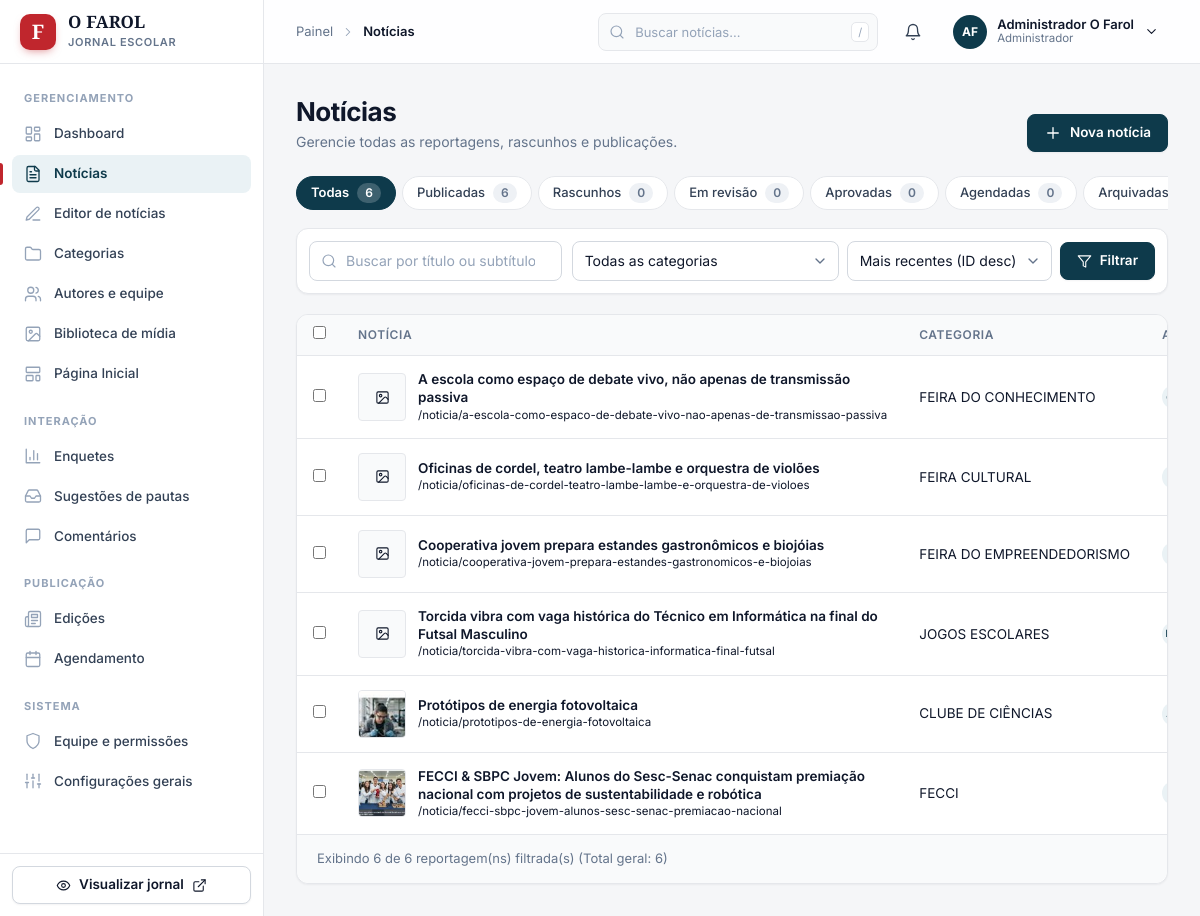
/admin/noticias.php (signed in), run on the app's committed database.
### tables this page shows
CREATE TABLE `noticias` (
  `id` INT AUTO_INCREMENT PRIMARY KEY,
  `categoria_id` INT NOT NULL,
  `edicao_id` INT NULL,
  `titulo` VARCHAR(255) NOT NULL,
  `subtitulo` TEXT NULL,
  `slug` VARCHAR(255) NOT NULL UNIQUE,
  `chapeu` VARCHAR(80) NULL,  
  `conteudo` LONGTEXT NOT NULL,
  `citacao_destaque` TEXT NULL,  
  `citacao_autor` VARCHAR(150) NULL,
  `imagem_capa` VARCHAR(255) NULL,
  `legenda_capa` TEXT NULL,
  `credito_foto` VARCHAR(150) NULL,
  `tempo_leitura` INT NOT NULL DEFAULT 3,  
  `professor_orientador` VARCHAR(150) NULL,  
  `status` ENUM('rascunho', 'revisao', 'aprovado', 'agendado', 'publicado', 'arquivado') NOT NULL DEFAULT 'publicado',
  `agendado_para` DATETIME NULL,
  `publicado_em` DATETIME NULL,
  `posicao_homepage` ENUM('nenhuma', 'manchete_hero', 'ciencia_tecnica', 'jogos_esportes', 'cultura_empreendedorismo', 'coluna_opiniao') NOT NULL DEFAULT 'nenhuma',
  `ordem_home` INT NOT NULL DEFAULT 0,
  `visualizacoes` INT NOT NULL DEFAULT 0,
  `meta_keywords` VARCHAR(255) NULL,
  `meta_description` TEXT NULL,
  `criado_por` INT NULL,
  `editando_por` INT NULL,
  `editando_em` DATETIME NULL,
  `criado_em` TIMESTAMP DEFAULT CURRENT_TIMESTAMP,
  `atualizado_em` TIMESTAMP DEFAULT CURRENT_TIMESTAMP ON UPDATE CURRENT_TIMESTAMP,
  FOREIGN KEY (`categoria_id`) REFERENCES `categorias`(`id`) ON DELETE CASCADE,
  FOREIGN KEY (`edicao_id`) REFERENCES `edicoes`(`id`) ON DELETE SET NULL,
  FOREIGN KEY (`criado_por`) REFERENCES `usuarios`(`id`) ON DELETE SET NULL,
  FOREIGN KEY (`editando_por`) REFERENCES `usuarios`(`id`) ON DELETE SET NULL,
  INDEX `idx_slug` (`slug`),
  INDEX `idx_status_pub` (`status`, `publicado_em`),
  INDEX `idx_home` (`posicao_homepage`)
);

CREATE TABLE `categorias` (
  `id` INT AUTO_INCREMENT PRIMARY KEY,
  `nome` VARCHAR(80) NOT NULL,
  `slug` VARCHAR(100) NOT NULL UNIQUE,
  `descricao` VARCHAR(255) NULL,
  `cor` VARCHAR(30) DEFAULT '#b91c1c',  
  `ordem` INT NOT NULL DEFAULT 0,
  `no_menu` TINYINT(1) NOT NULL DEFAULT 1,
  `ativo` TINYINT(1) NOT NULL DEFAULT 1,
  `criado_em` TIMESTAMP DEFAULT CURRENT_TIMESTAMP
);

### includes/functions.php (called while the page is built, shortened)
<?php
function e(?string $string): string {
    return htmlspecialchars((string)$string, ENT_QUOTES, 'UTF-8');
}

### admin/noticias.php (the view, shortened to what this page needs)
<?php
require_once __DIR__ . '/header.php';
$pdo = getDBConnection();
$status_filter = $_GET['status'] ?? 'todas';
$autor_filter = trim($_GET['autor'] ?? '');
$categoria_filter = (int)($_GET['categoria'] ?? 0);
$search_query = trim($_GET['q'] ?? '');
$order_by = $_GET['ordem'] ?? 'id_desc';
$pagina = max(1, (int)($_GET['pagina'] ?? 1));
$itens_por_pagina = 15;
$erro_carga = '';
$counts = ['todas' => 0, 'publicadas' => 0, 'rascunhos' => 0, 'revisao' => 0, 'aprovadas' => 0, 'agendadas' => 0, 'arquivadas' => 0];
if ($pdo) {
    try {
        $stmtTot = $pdo->query("SELECT status, COUNT(*) as qtd FROM noticias GROUP BY status");
        $bdCounts = $stmtTot->fetchAll();
        $totalAll = 0;
        foreach ($bdCounts as $bc) {
            $st = $bc['status'];
            $qtd = (int)$bc['qtd'];
            $totalAll += $qtd;
            if ($st === 'publicado') $counts['publicadas'] = $qtd;
            elseif ($st === 'rascunho') $counts['rascunhos'] = $qtd;
            elseif ($st === 'revisao') $counts['revisao'] = $qtd;
            elseif ($st === 'aprovado') $counts['aprovadas'] = $qtd;
            elseif ($st === 'agendado') $counts['agendadas'] = $qtd;
            elseif ($st === 'arquivado') $counts['arquivadas'] = $qtd;
        }
        $counts['todas'] = $totalAll;
    } catch (Exception $e) {
        $erro_carga = $erro_carga ?: $e->getMessage();
    }
}
$noticias = [];
$total_filtrado = 0;
if ($pdo) {
    try {
        $where = "1=1";
        $params = [];
        $stmtCount = $pdo->prepare("SELECT COUNT(*) FROM noticias n WHERE $where");
        $stmtCount->execute($params);
        $total_filtrado = (int)$stmtCount->fetchColumn();
        $offset = ($pagina - 1) * $itens_por_pagina;
        $sqlOrder = match($order_by) {
            'id_asc' => 'n.id ASC',
            'views_desc' => 'n.visualizacoes DESC, n.id DESC',
            'titulo_asc' => 'n.titulo ASC',
            default => 'n.id DESC'
        };
        $stmt = $pdo->prepare("SELECT n.*, c.nome as categoria_nome,
                               COALESCE((SELECT GROUP_CONCAT(a.nome SEPARATOR ', ') FROM autores a JOIN noticia_autores na ON a.id = na.autor_id WHERE na.noticia_id = n.id), 'Redação') as autores_nomes,
                               (SELECT COUNT(*) FROM noticia_notas nn WHERE nn.noticia_id = n.id AND nn.status_resolvido = 0) as notas_pendentes
                               FROM noticias n
                               JOIN categorias c ON n.categoria_id = c.id
                               WHERE $where
                               ORDER BY $sqlOrder
                               LIMIT $itens_por_pagina OFFSET $offset");
        $stmt->execute($params);
        $bdNews = $stmt->fetchAll();
        foreach ($bdNews as $bn) {
            $pendencias = [];
            if (empty(trim((string)$bn['imagem_capa']))) $pendencias[] = 'Sem capa';
            if ($bn['autores_nomes'] === 'Redação') $pendencias[] = 'Sem autor discente';
            $noticias[] = [
                'id' => (int)$bn['id'],
                'titulo' => $bn['titulo'],
                'categoria_nome' => $bn['categoria_nome'],
                'autor_nome' => $bn['autores_nomes'],
                'status' => $bn['status'],
                'data' => ui_date($bn['publicado_em'] ?? $bn['criado_em'] ?? null),
                'foto' => $bn['imagem_capa'] ?? '',
                'slug' => $bn['slug'],
                'visualizacoes' => (int)($bn['visualizacoes'] ?? 0),
                'pendencias' => $pendencias
            ];
        }
    } catch (Exception $e) {
        $erro_carga = $erro_carga ?: $e->getMessage();
    }
}
$tem_filtro = ($search_query !== '' || $categoria_filter > 0 || $autor_filter !== '' || $status_filter !== 'todas');
$tabs = [
    'todas' => 'Todas', 'publicadas' => 'Publicadas', 'rascunhos' => 'Rascunhos', 'revisao' => 'Em revisão',
    'aprovadas' => 'Aprovadas', 'agendadas' => 'Agendadas', 'arquivadas' => 'Arquivadas'
];
$qs_base = ['q' => $search_query, 'categoria' => $categoria_filter ?: '', 'autor' => $autor_filter, 'ordem' => $order_by];
?>
<?= ui_page_header('Notícias', 'Gerencie todas as reportagens, rascunhos e publicações.',
    '<a href="' . BASE_URL . '/admin/editor.php" class="btn btn--primary">' . ui_icon('plus') . ' Nova notícia</a>') ?>
<nav class="tabs" aria-label="Filtrar por status">
  <?php foreach ($tabs as $chave => $rotulo): ?>
    <a href="?<?= e(http_build_query(array_filter(array_merge($qs_base, ['status' => $chave, 'pagina' => 1]), static fn($v) => $v !== '' && $v !== null))) ?>"
       class="tab <?= $status_filter === $chave ? 'is-active' : '' ?>">
      <?= e($rotulo) ?> <span class="tab__count"><?= (int)$counts[$chave] ?></span>
    </a>
  <?php endforeach; ?>
</nav>
<form method="GET" action="" class="card toolbar" style="flex-wrap:wrap;gap:10px">
  <div class="input-icon" style="flex:1;min-width:220px">
    <input type="search" name="q" value="<?= e($search_query) ?>" placeholder="Buscar por título ou subtítulo…" class="input" aria-label="Buscar notícias">
  </div>
  <div class="toolbar__group" style="flex-wrap:wrap;gap:8px">
    <select name="categoria" class="select" aria-label="Filtrar por categoria" onchange="this.form.submit()">
      <option value="">Todas as categorias</option>
    </select>
    <select name="ordem" class="select" aria-label="Ordenar por" onchange="this.form.submit()">
      <option value="id_desc" <?= $order_by === 'id_desc' ? 'selected' : '' ?>>Mais recentes (ID desc)</option>
    </select>
    <button type="submit" class="btn btn--primary"><?= ui_icon('filter', 'ic--sm') ?> Filtrar</button>
  </div>
</form>
<form method="POST" action="" id="form-noticias-lote">
  <div class="card card--flush">
    <?php if (empty($noticias)): ?>
      <?php if ($tem_filtro): ?>
        <?= ui_empty('search', 'Nenhuma notícia encontrada', 'Nenhum resultado para os filtros aplicados. Tente outros termos ou limpe os filtros.',
            '<a href="' . BASE_URL . '/admin/noticias.php" class="btn">Limpar filtros</a>') ?>
      <?php else: ?>
        <?= ui_empty('news', 'Nenhuma notícia cadastrada', 'Crie a primeira reportagem do jornal.',
            '<a href="' . BASE_URL . '/admin/editor.php" class="btn btn--primary">' . ui_icon('plus') . ' Nova notícia</a>') ?>
      <?php endif; ?>
    <?php else: ?>
      <div class="tbl-wrap">
        <table class="tbl">
          <thead>
            <tr>
              <th style="width:36px;text-align:center"><input type="checkbox" id="check-all" aria-label="Selecionar todas"></th>
              <th>Notícia</th>
              <th>Categoria</th>
              <th>Autores</th>
            </tr>
          </thead>
          <tbody>
            <?php foreach ($noticias as $item): ?>
              <tr>
                <td style="text-align:center">
                  <input type="checkbox" name="selecionados[]" value="<?= $item['id'] ?>" class="item-check">
                </td>
                <td>
                  <div class="cell">
                    <?php if (!empty($item['foto'])): ?>
                      <img src="<?= BASE_URL ?>/<?= e((string)$item['foto']) ?>" alt="" class="thumb" loading="lazy" style="width:48px;height:48px;border-radius:4px;object-fit:cover">
                    <?php else: ?>
                      <div class="thumb" style="width:48px;height:48px;border-radius:4px;background:var(--surface-2);display:flex;align-items:center;justify-content:center;color:var(--text-muted)">
                        <?= ui_icon('image', 'ic--sm') ?>
                      </div>
                    <?php endif; ?>
                    <div style="min-width:0">
                      <a href="<?= BASE_URL ?>/admin/editor.php?id=<?= (int)$item['id'] ?>" class="cell__title clamp-2" style="font-weight:600"><?= e($item['titulo']) ?></a>
                      <div class="cell__meta truncate-1" style="font-size:11.5px;color:var(--text-muted)">/noticia/<?= e($item['slug']) ?></div>
                    </div>
                  </div>
                </td>
                <td class="t-nowrap"><?= e($item['categoria_nome']) ?></td>
                <td class="t-nowrap">
                  <div class="cell"><span class="avatar avatar--sm avatar--soft"><?= e(ui_initials($item['autor_nome'])) ?></span><?= e($item['autor_nome']) ?></div>
                </td>
              </tr>
            <?php endforeach; ?>
          </tbody>
        </table>
      </div>
      <div class="card__foot" style="display:flex;justify-content:space-between;align-items:center;flex-wrap:wrap;gap:10px">
        <div style="font-size:13px;color:var(--text-muted)">
          Exibindo <?= count($noticias) ?> de <?= $total_filtrado ?> reportagem(ns) filtrada(s) (Total geral: <?= (int)$counts['todas'] ?>)
        </div>
      </div>
    <?php endif; ?>
  </div>
</form>
<?php require_once __DIR__ . '/footer.php'; ?>

### admin/ui.php (shortened to what this page needs)
<?php
function ui_icon(string $name, string $class = ''): string
{
    $inner = $paths[$name] ?? $paths['news'];
    $cls = trim('ic ' . $class);
    return '<svg class="' . htmlspecialchars($cls, ENT_QUOTES, 'UTF-8') . '" viewBox="0 0 24 24" fill="none" stroke="currentColor" stroke-width="1.75" stroke-linecap="round" stroke-linejoin="round" aria-hidden="true">' . $inner . '</svg>';
}
function ui_page_header(string $title, string $subtitle = '', string $actions = ''): string
{
    $html = '<div class="page-head"><div><h1>' . htmlspecialchars($title, ENT_QUOTES, 'UTF-8') . '</h1>';
    if ($subtitle !== '') {
        $html .= '<p>' . htmlspecialchars($subtitle, ENT_QUOTES, 'UTF-8') . '</p>';
    }
    $html .= '</div>';
    if ($actions !== '') {
        $html .= '<div class="page-head__actions">' . $actions . '</div>';
    }
    return $html . '</div>';
}
function ui_date(?string $datetime, bool $withTime = true): string
{
    $ts = $datetime ? strtotime($datetime) : false;
    return date($withTime ? 'd/m/Y H:i' : 'd/m/Y', $ts);
}

### assets/css/main.css (style rules this page uses)
*,:after,:before { --tw-border-spacing-x:0;--tw-border-spacing-y:0;--tw-translate-x:0;--tw-translate-y:0;--tw-rotate:0;--tw-skew-x:0;--tw-skew-y:0;--tw-scale-x:1;--tw-scale-y:1;--tw-pan-x: ;--tw-pan-y: ;--tw-pinch-zoom: ;--tw-scroll-snap-strictness:proximity;--tw-gradient-from-position: ;--tw-gradient-via-position: ;--tw-gradient-to-position: ;--tw-ordinal: ;--tw-slashed-zero: ;--tw-numeric-figure: ;--tw-numeric-spacing: ;--tw-numeric-fraction: ;--tw-ring-inset: ;--tw-ring-offset-width:0px;--tw-ring-offset-color:#fff;--tw-ring-color:rgba(59,130,246,.5);--tw-ring-offset-shadow:0 0 #0000;--tw-ring-shadow:0 0 #0000;--tw-shadow:0 0 #0000;--tw-shadow-colored:0 0 #0000;--tw-blur: ;--tw-brightness: ;--tw-contrast: ;--tw-grayscale: ;--tw-hue-rotate: ;--tw-invert: ;--tw-saturate: ;--tw-sepia: ;--tw-drop-shadow: ;--tw-backdrop-blur: ;--tw-backdrop-brightness: ;--tw-backdrop-contrast: ;--tw-backdrop-grayscale: ;--tw-backdrop-hue-rotate: ;--tw-backdrop-invert: ;--tw-backdrop-opacity: ;--tw-backdrop-saturate: ;--tw-backdrop-sepia: ;--tw-contain-size: ;--tw-contain-layout: ;--tw-contain-paint: ;--tw-contain-style: }
*,:after,:before { box-sizing:border-box;border:0 solid #e5e7eb }
:after,:before { --tw-content:"" }
:host,html { line-height:1.5;-webkit-text-size-adjust:100%;-moz-tab-size:4;-o-tab-size:4;tab-size:4;font-family:Inter,system-ui,-apple-system,sans-serif;font-feature-settings:normal;font-variation-settings:normal;-webkit-tap-highlight-color:transparent }
body { margin:0;line-height:inherit }
h1,h2,h3,h4,h5,h6 { font-size:inherit;font-weight:inherit }
a { color:inherit;text-decoration:inherit }
table { text-indent:0;border-color:inherit;border-collapse:collapse }
button,input,optgroup,select,textarea { font-family:inherit;font-feature-settings:inherit;font-variation-settings:inherit;font-size:100%;font-weight:inherit;line-height:inherit;letter-spacing:inherit;color:inherit;margin:0;padding:0 }
button,select { text-transform:none }
button,input:where([type=button]),input:where([type=reset]),input:where([type=submit]) { -webkit-appearance:button;background-color:transparent;background-image:none }
[type=search] { -webkit-appearance:textfield;outline-offset:-2px }
blockquote,dd,dl,figure,h1,h2,h3,h4,h5,h6,hr,p,pre { margin:0 }
input::placeholder,textarea::placeholder { opacity:1;color:#9ca3af }
[role=button],button { cursor:pointer }
audio,canvas,embed,iframe,img,object,svg,video { display:block;vertical-align:middle }
img,video { max-width:100%;height:auto }
body { background-color:#f5f3ec;color:#111827;font-family:Inter,system-ui,-apple-system,sans-serif;-webkit-font-smoothing:antialiased }
.font-editorial,h1,h2,h3,h4 { font-family:Playfair Display,Georgia,serif }

### data on the page
noticias: id "6", titulo "A escola como espaço de debate vivo, não apenas de transmissão passiva", slug "a-escola-como-espaco-de-debate-vivo-nao-apenas-de-transmissao-passiva", categoria.nome "FEIRA DO CONHECIMENTO"
noticias: titulo "Oficinas de cordel, teatro lambe-lambe e orquestra de violões", slug "oficinas-de-cordel-teatro-lambe-lambe-e-orquestra-de-violoes", categoria.nome "FEIRA CULTURAL"
noticias: titulo "Cooperativa jovem prepara estandes gastronômicos e biojóias", slug "cooperativa-jovem-prepara-estandes-gastronomicos-e-biojoias", categoria.nome "FEIRA DO EMPREENDEDORISMO"
noticias: titulo "Torcida vibra com vaga histórica do Técnico em Informática na final do Futsal Masculino", slug "torcida-vibra-com-vaga-historica-informatica-final-futsal", categoria.nome "JOGOS ESCOLARES"
noticias: imagem_capa (picture), titulo "Protótipos de energia fotovoltaica", slug "prototipos-de-energia-fotovoltaica", categoria.nome "CLUBE DE CIÊNCIAS"
noticias: imagem_capa (picture), titulo "FECCI & SBPC Jovem: Alunos do Sesc-Senac conquistam premiação nacional com projetos de sustentabilidade e robótica", slug "fecci-sbpc-jovem-alunos-sesc-senac-premiacao-nacional", categoria.nome "FECCI"

### other printed values
$group_title "GERENCIAMENTO"
$label "Dashboard"
$label "Notícias"
$label "Editor de notícias"
$label "Categorias"
$label "Autores e equipe"
$label "Biblioteca de mídia"
$label "Página Inicial"
$group_title "INTERAÇÃO"
$label "Enquetes"
$label "Sugestões de pautas"
$label "Comentários"
$group_title "PUBLICAÇÃO"
$label "Edições"
$label "Agendamento"
